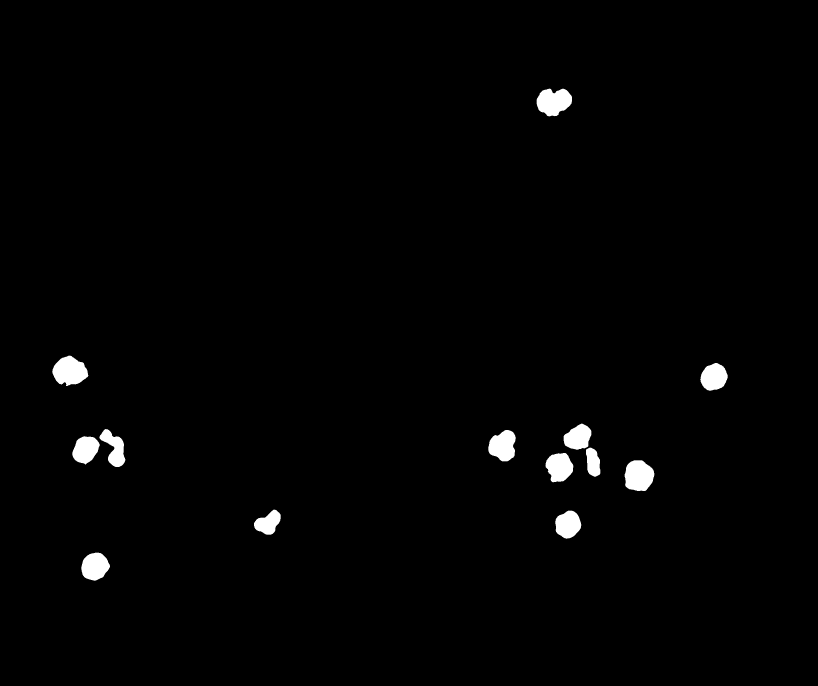
#> input picture image_2_mask.png, 2452 x 2056 px, given in place of image_1.png, which was not available (shown at 1/3 size)
$ jupyter execute Segmentacion.ipynb   (text cells are left out)
#> lines starting #> are read from the running program, lines starting #| are printed output that depends on the picture; after the words box and inside, x2 and y2 are one past the last pixel; in counts of white or black regions, pixels touching at a corner belong together; long printed decimals are rounded; pictures that were not available may be replaced by others from this repository, and a replacement may not be noted
[cell 1]
import cv2
import matplotlib.pyplot as plt
import numpy as np

[cell 2]
img = cv2.imread('image_1.png')
#> img is the input picture: shape (2056, 2452, 3); min 0, max 255, mean 3.4
img_mask=cv2.imread('image_1_mask.png')
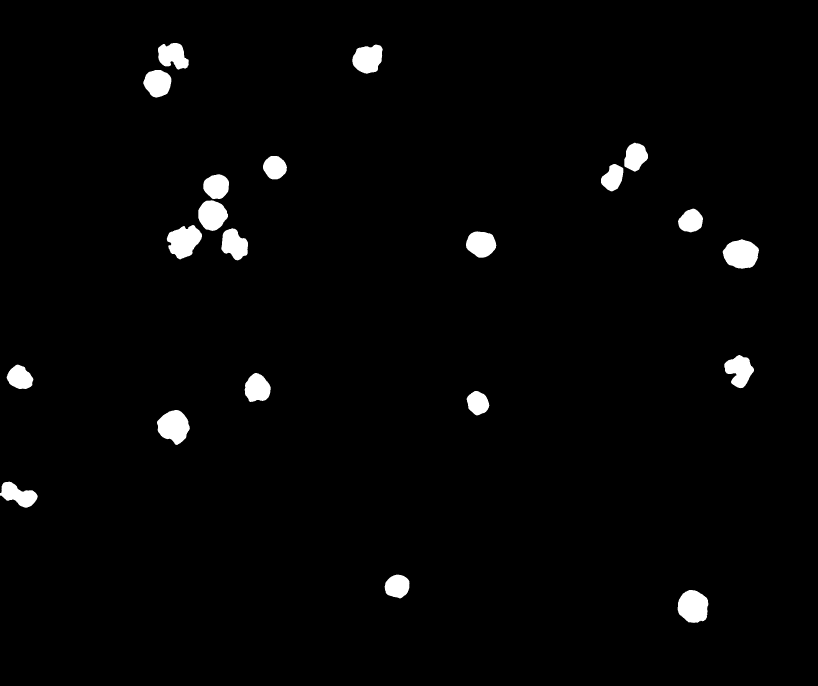
#> input picture image_1_mask.png, 2452 x 2056 px (shown at 1/3 size)
#> img_mask is the input picture: shape (2056, 2452, 3); min 0, max 255, mean 5.5

# [5 lines of commented-out code are left out]

[cell 3]
img_rgb = cv2.cvtColor(img, cv2.COLOR_BGR2RGB)
img_gray =cv2.cvtColor(img, cv2.COLOR_BGR2GRAY)
mask_seg=cv2.cvtColor(img_mask, cv2.COLOR_BGR2GRAY)

[cell 4]
plt.figure(figsize=(16, 8))

plt.subplot(121)
plt.title('RGB')
plt.imshow(img_rgb)
plt.xticks([]), plt.yticks([])

plt.subplot(122)
plt.title('GRAY')
plt.imshow(img_gray, cmap='gray')
plt.xticks([]), plt.yticks([])
plt.show()
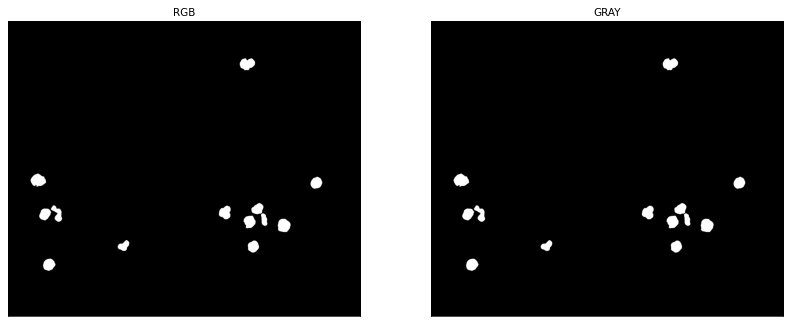
#> figure drawn by matplotlib, 2 panels

[cell 5]
kernel1=cv2.getStructuringElement(cv2.MORPH_ELLIPSE, (7,7))
erosion1= cv2.erode(img_gray, kernel1, iterations=3)

[cell 6]
plt.figure(figsize=(16, 8))

plt.subplot(121)
plt.title('IMAGEN GRIS')
plt.imshow(img_gray, cmap='gray')
plt.xticks([]), plt.yticks([])

plt.subplot(122)
plt.title('IMAGEN EROSIONADA')
plt.imshow(erosion1, cmap='gray')
plt.xticks([]), plt.yticks([])
plt.show()

[cell 7]
kernel2=np.ones((5,5), np.float32)/9
filtro2= cv2.filter2D(erosion1, -1, kernel2)

[cell 8]
kernel2

[cell 9]
plt.figure(figsize=(16, 8))
plt.title('Imagen sin ruido')
plt.imshow(filtro2, cmap='gray')
plt.xticks([]), plt.yticks([])
plt.show()

[cell 10]
hist_gray = cv2.calcHist([filtro2], [0], None, [256], [0, 256])
#> hist_gray = 256 values, max 4995323 at index 0, min 0 at index 1, mean 19692.6

plt.figure(figsize=(16,8))
plt.title('Histograma')
plt.ylim([0, 1e5])
plt.stem(hist_gray)
plt.show()
#> figure, not shown here; curve peaks at x = 0, y = 4995323

[cell 11]
filtro2[filtro2<240]=0
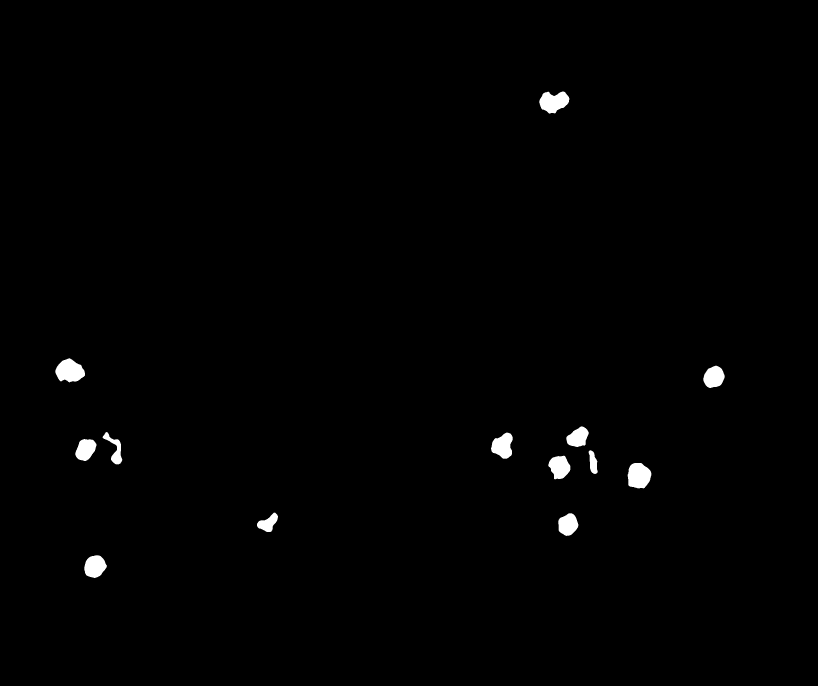
#> filtro2: shape (2056, 2452) (shown at 1/3 size); min 0, max 255, mean 2.1

[cell 12]
plt.figure(figsize=(16, 8))
plt.title('Imagen Blanco y Negro')
plt.imshow(filtro2, cmap='gray')
plt.xticks([]), plt.yticks([])
plt.show()

[cell 13]
kernel3 = cv2.getStructuringElement(cv2.MORPH_ELLIPSE, (5, 5))
objects3 = cv2.dilate(filtro2, kernel3, iterations=2)

plt.figure(figsize=(16, 8))
plt.title('Dilatación')
plt.imshow(objects3, cmap='gray')
plt.xticks([]), plt.yticks([])
plt.show()

[cell 14]
hist_gray2 = cv2.calcHist([objects3], [0], None, [256], [0, 256])
#> hist_gray2 = 256 values, max 4988308 at index 0, min 0 at index 1, mean 19692.6

plt.figure(figsize=(16,8))
plt.title('Histograma')
plt.ylim([0, 1e4])
plt.stem(hist_gray2)
plt.show()
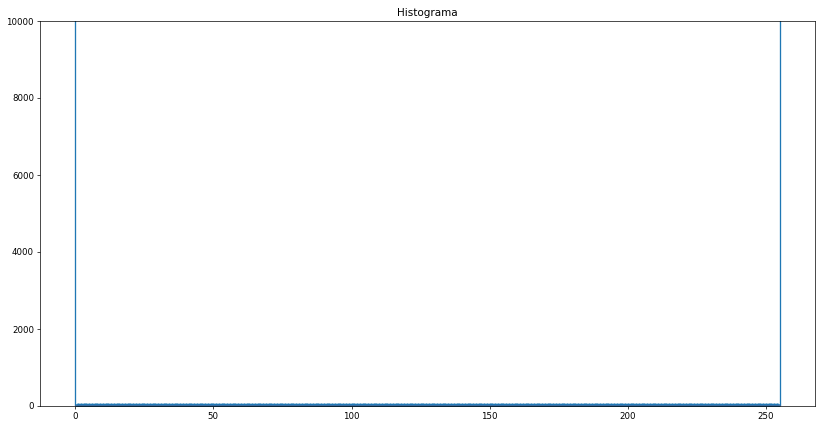
#> figure drawn by matplotlib, 1 panel; curve peaks at x = 0, y = 4988308

[cell 15]
T=235
[_, mask1]=cv2.threshold(objects3, T, 255, cv2.THRESH_BINARY_INV)
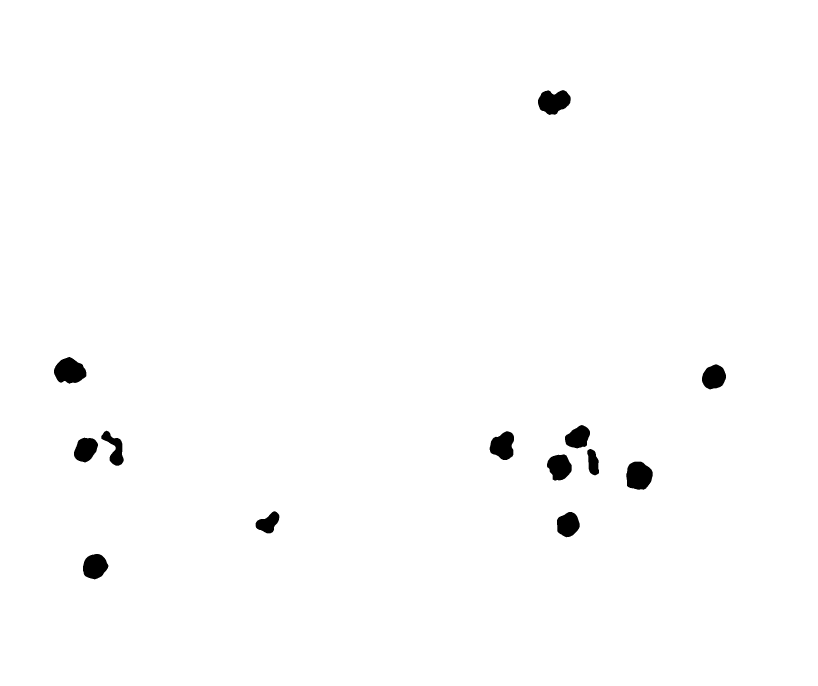
#> mask1: shape (2056, 2452) (shown at 1/3 size); 98.9% white; 13 black regions, largest, box (x1, y1, x2, y2) and area: (162, 1071, 259, 1151) 5587, (1879, 1385, 1958, 1469) 5355, (1614, 270, 1712, 345) 5266


plt.figure(figsize=(16,8))
plt.title('Segmentación')
plt.imshow(mask1, cmap='gray')
plt.xticks([]), plt.yticks([])
plt.show()

[cell 16]
kernel4=cv2.getStructuringElement(cv2.MORPH_ELLIPSE, (3,3))
objects4= cv2.dilate(mask1, kernel4, iterations=2)
#> objects4: shape (2056, 2452); 99.1% white; 13 black regions, largest, box (x1, y1, x2, y2) and area: (164, 1073, 257, 1149) 5103, (1881, 1387, 1956, 1467) 4875, (1616, 272, 1710, 343) 4767

plt.figure(figsize=(16,8))
plt.title('Objetos')
plt.imshow(objects4, cmap='gray')
plt.xticks([]), plt.yticks([])
plt.show()

[cell 17]
kernel5=cv2.getStructuringElement(cv2.MORPH_ELLIPSE, (5,5))
img_gray_close5= cv2.morphologyEx(objects4, cv2.MORPH_OPEN, kernel5, iterations=1)

plt.figure(figsize=(16,8))
plt.title('Apertura')
plt.imshow(img_gray_close5, cmap='gray')
plt.xticks([]), plt.yticks([])
plt.show()

[cell 18]
kernel6=cv2.getStructuringElement(cv2.MORPH_ELLIPSE, (7,7))
background= cv2.morphologyEx(mask1, cv2.MORPH_OPEN, kernel6, iterations=4)
#> background: shape (2056, 2452); 98.9% white; 11 black regions, largest, box (x1, y1, x2, y2) and area: (222, 1292, 371, 1397) 7259, (1695, 1275, 1797, 1426) 5809, (162, 1071, 259, 1151) 5601

kernel_b=cv2.getStructuringElement(cv2.MORPH_ELLIPSE, (5,5))
background1= cv2.dilate(background, kernel_b, iterations=4)
#> background1: shape (2056, 2452); 99.4% white; 13 black regions, largest, box (x1, y1, x2, y2) and area: (170, 1079, 251, 1143) 3560, (1887, 1393, 1950, 1461) 3371, (1622, 278, 1704, 337) 3248

plt.figure(figsize=(16,8))
plt.title('Fondo')
plt.imshow(background1, cmap='gray')
plt.xticks([]), plt.yticks([])
plt.show()

[cell 19]
unknown= cv2.subtract(background1, img_gray_close5)
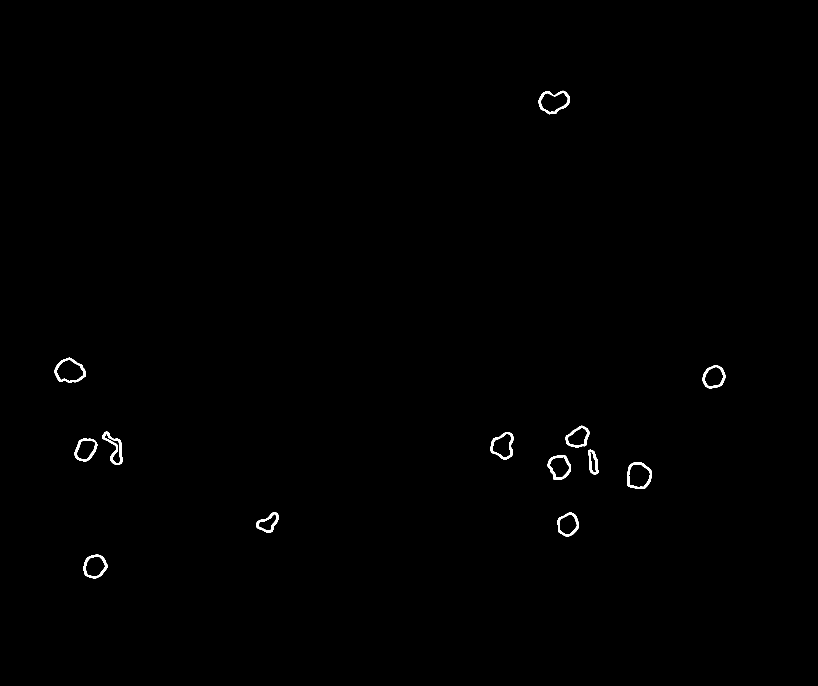
#> unknown: shape (2056, 2452) (shown at 1/3 size); 0.35% white; 13 white regions, largest, box (x1, y1, x2, y2) and area: (306, 1294, 369, 1395) 1679, (164, 1073, 257, 1149) 1543, (1616, 272, 1710, 343) 1519

plt.figure(figsize=(16,8))
plt.title('Region Compartida')
plt.imshow(unknown, cmap='gray')
plt.xticks([]), plt.yticks([])
plt.show()

[cell 20]
[cnt, markers] = cv2.connectedComponents(img_gray_close5)
#> cnt = 2
print("Cantidad de objetos: ", cnt)
#| Cantidad de objetos:  2

[cell 21]
plt.figure(figsize=(16,8))
plt.title('Objetos separados')
plt.imshow(markers, cmap='jet')
plt.xticks([]), plt.yticks([])
plt.show()

[cell 22]
markers = markers+1
markers[unknown==255] = 0
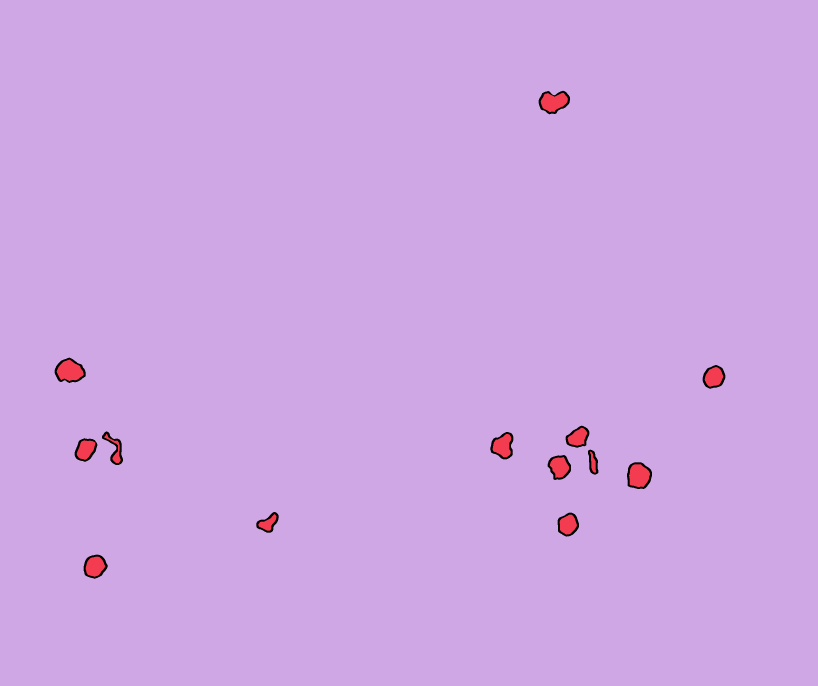
#> markers: shape (2056, 2452) int32 (shown at 1/3 size); 3 distinct labels, from 0 to 2; one colour per label, 0 black

plt.figure(figsize=(16,8))
plt.title('Fondo, Objectos y región compartida')
plt.imshow(markers, cmap='jet')
plt.xticks([]), plt.yticks([])
plt.show()

[cell 23]
markers_new= cv2.watershed(img_rgb, markers)
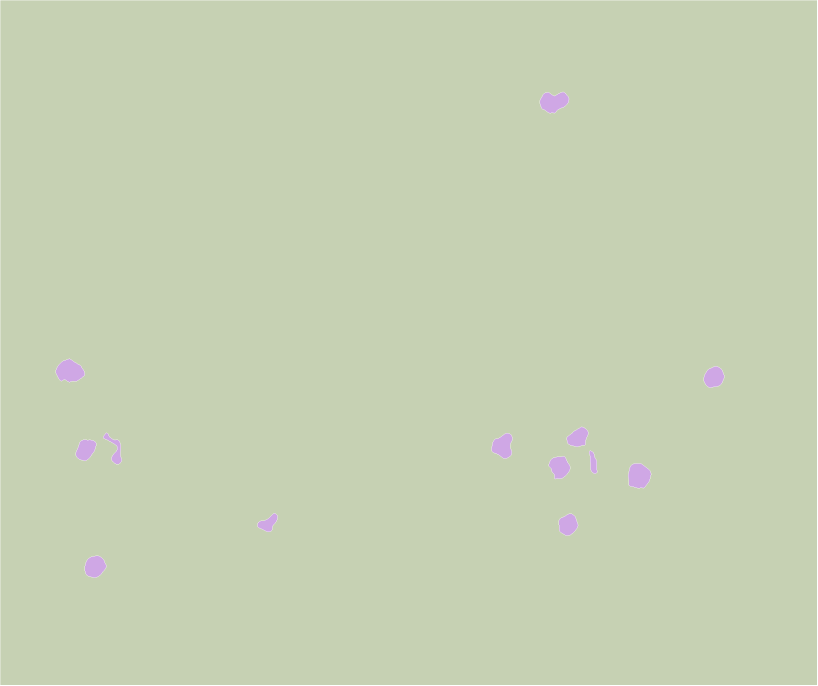
#> markers_new: shape (2056, 2452) int32 (shown at 1/3 size); 3 distinct labels, from -1 to 2; one colour per label, 0 black, -1 white
markers_new = markers_new -1


plt.figure(figsize=(16,8))
plt.title('Segmentación Watershed')
plt.imshow(markers_new, cmap='jet')
plt.xticks([]), plt.yticks([])
plt.show()

[cell 24]
x=range(1,cnt)
mask_t2=0
for i in x:
    mask_t2+=np.uint8(markers_new==i)
#> this loop made 1 pass
#> pass 1, `mask_t2+=np.uint8(markers_new==i)`:
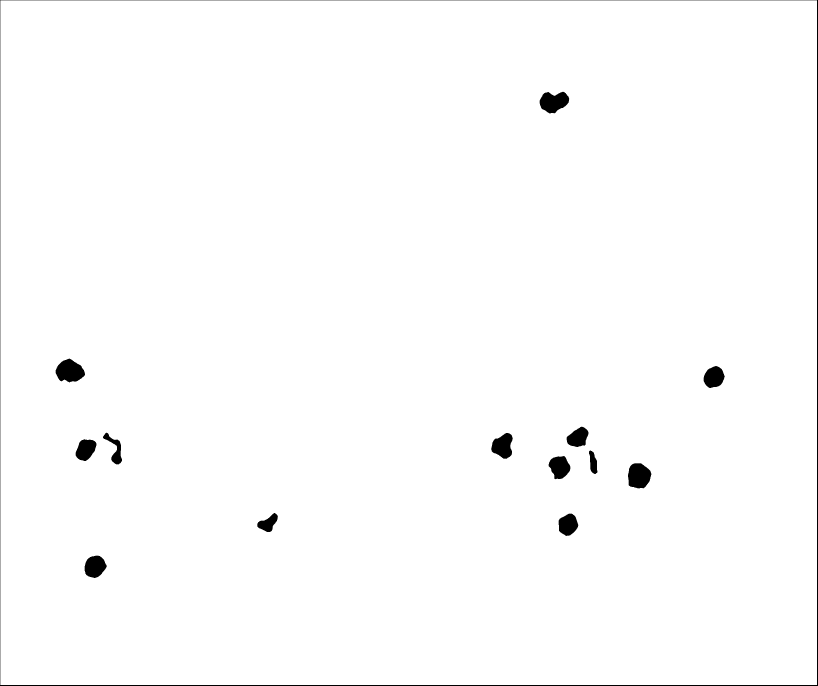
#> mask_t2: shape (2056, 2452) (shown at 1/3 size); values 0 (black) and 1 (white), 99% white; 14 black regions, largest, box (x1, y1, x2, y2) and area: (0, 0, 2452, 2056) 9012, (167, 1076, 255, 1147) 4392, (1884, 1390, 1954, 1465) 4179

[cell 25]
plt.figure(figsize=(16, 8))

plt.subplot(121)
plt.title('Mascara Obtenida')
plt.imshow(mask_t2, cmap='gray')
plt.xticks([]), plt.yticks([])

plt.subplot(122)
plt.title('Mascara')
plt.imshow(mask_seg, cmap='gray')
plt.xticks([]), plt.yticks([])
plt.show()

[cell 26]
[_, mask_seg]= cv2.threshold(mask_seg, 0,1, cv2.THRESH_BINARY + cv2.THRESH_OTSU)
#> mask_seg: shape (2056, 2452); values 0 (black) and 1 (white), 2.2% white; 21 white regions, largest, box (x1, y1, x2, y2) and area: (2168, 718, 2277, 806) 7220, (500, 675, 606, 778) 7160, (2033, 1770, 2125, 1869) 7130

[cell 27]
from sklearn.metrics import jaccard_score

[cell 28]
J = jaccard_score(mask_t2, mask_seg, average='micro')
#> J = 0.0219
print("Indice de Jaccard: ", J*100, "%")
#| Indice de Jaccard:  2.191 %
